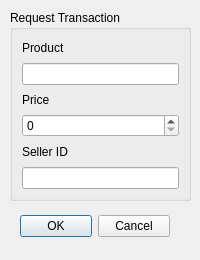
<?xml version="1.0" encoding="UTF-8"?>
<ui version="4.0">
 <class>request</class>
 <widget class="QDialog" name="request">
  <property name="geometry">
   <rect>
    <x>0</x>
    <y>0</y>
    <width>200</width>
    <height>260</height>
   </rect>
  </property>
  <property name="windowTitle">
   <string>Dialog</string>
  </property>
  <widget class="QDialogButtonBox" name="buttonBox">
   <property name="geometry">
    <rect>
     <x>20</x>
     <y>210</y>
     <width>150</width>
     <height>32</height>
    </rect>
   </property>
   <property name="orientation">
    <enum>Qt::Horizontal</enum>
   </property>
   <property name="standardButtons">
    <set>QDialogButtonBox::Cancel|QDialogButtonBox::Ok</set>
   </property>
  </widget>
  <widget class="QGroupBox" name="groupBox">
   <property name="geometry">
    <rect>
     <x>10</x>
     <y>10</y>
     <width>181</width>
     <height>191</height>
    </rect>
   </property>
   <property name="title">
    <string>Request Transaction</string>
   </property>
   <layout class="QVBoxLayout" name="verticalLayout_4">
    <item>
     <layout class="QVBoxLayout" name="verticalLayout_3">
      <item>
       <widget class="QLabel" name="label">
        <property name="text">
         <string>Product</string>
        </property>
       </widget>
      </item>
      <item>
       <widget class="QLineEdit" name="product_edit">
        <property name="maxLength">
         <number>30</number>
        </property>
       </widget>
      </item>
     </layout>
    </item>
    <item>
     <layout class="QVBoxLayout" name="verticalLayout_2">
      <item>
       <widget class="QLabel" name="label_2">
        <property name="text">
         <string>Price</string>
        </property>
       </widget>
      </item>
      <item>
       <widget class="QSpinBox" name="price_edit">
        <property name="maximum">
         <number>3000000</number>
        </property>
        <property name="singleStep">
         <number>10000</number>
        </property>
       </widget>
      </item>
     </layout>
    </item>
    <item>
     <layout class="QVBoxLayout" name="verticalLayout">
      <item>
       <widget class="QLabel" name="label_3">
        <property name="text">
         <string>Seller ID</string>
        </property>
       </widget>
      </item>
      <item>
       <widget class="QLineEdit" name="seller_edit">
        <property name="maxLength">
         <number>20</number>
        </property>
       </widget>
      </item>
     </layout>
    </item>
   </layout>
  </widget>
 </widget>
 <resources/>
 <connections>
  <connection>
   <sender>buttonBox</sender>
   <signal>rejected()</signal>
   <receiver>request</receiver>
   <slot>close()</slot>
   <hints>
    <hint type="sourcelabel">
     <x>316</x>
     <y>260</y>
    </hint>
    <hint type="destinationlabel">
     <x>286</x>
     <y>274</y>
    </hint>
   </hints>
  </connection>
 </connections>
</ui>
